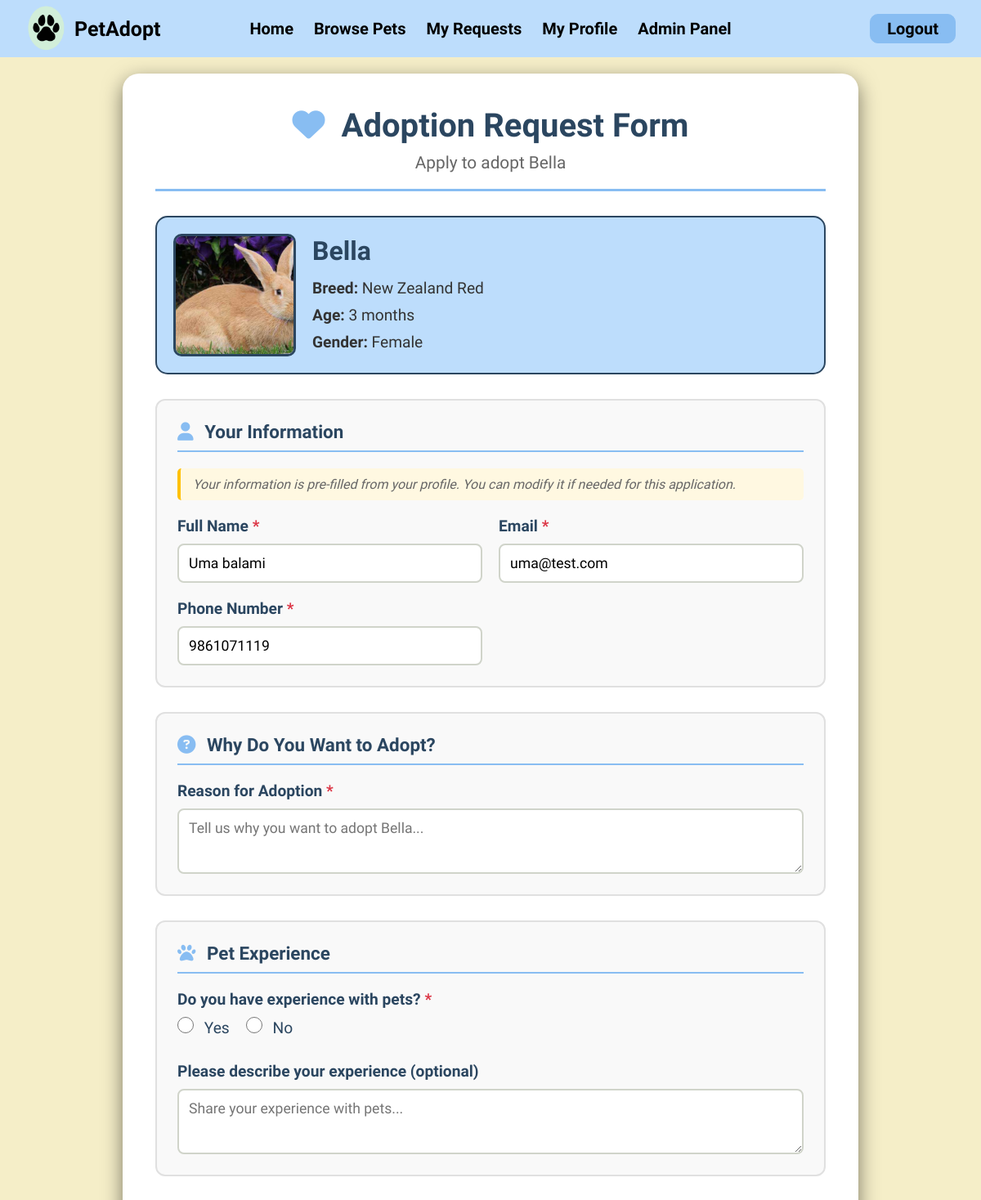
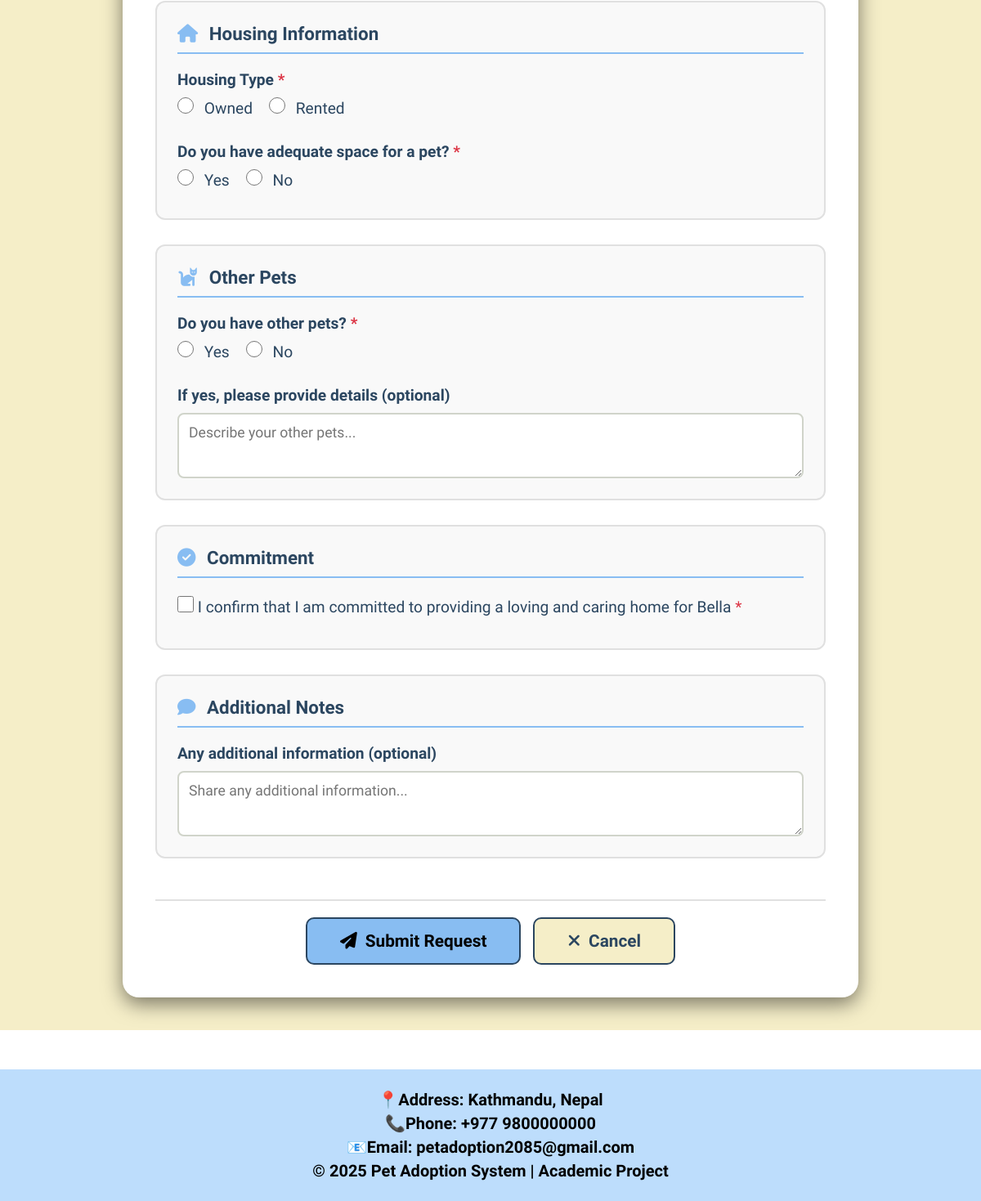
Page /adoptionRequest.php?pet_id=2 (signed in) on the committed database (2 pictures, top to bottom).
### tables this page shows
CREATE TABLE `pets` (
  `id` int(11) NOT NULL AUTO_INCREMENT,
  `name` varchar(255) NOT NULL,
  `age` int(11) NOT NULL,
  `gender` enum('Male','Female') NOT NULL,
  `breed` varchar(255) NOT NULL,
  `price` varchar(255) NOT NULL,
  `status` enum('available','adopted') NOT NULL DEFAULT 'available',
  `image` varchar(255) NOT NULL,
  `category` enum('dog','cat','rabbit','snake','bird') DEFAULT NULL,
  `description` text NOT NULL,
  `weight` varchar(10) DEFAULT NULL,
  `admin_id` int(11) DEFAULT NULL,
  PRIMARY KEY (`id`),
  KEY `fk_admin_pet` (`admin_id`),
  CONSTRAINT `fk_admin_pet` FOREIGN KEY (`admin_id`) REFERENCES `users` (`id`) ON DELETE CASCADE ON UPDATE CASCADE
);

CREATE TABLE `users` (
  `id` int(11) NOT NULL AUTO_INCREMENT,
  `full_name` varchar(255) NOT NULL,
  `email` varchar(255) NOT NULL,
  `phone_num` varchar(10) NOT NULL,
  `password` varchar(255) NOT NULL,
  `role` enum('user','admin','superadmin') NOT NULL DEFAULT 'user',
  `pet_id` int(11) DEFAULT NULL,
  PRIMARY KEY (`id`),
  UNIQUE KEY `email` (`email`),
  UNIQUE KEY `phone_num` (`phone_num`),
  KEY `pet_id` (`pet_id`)
);

### includes/functions.php (called while the page is built, shortened)
<?php
function sanitize_int(mixed $value): int {
    return (int) filter_var($value, FILTER_SANITIZE_NUMBER_INT);
}
function e(string $value): string {
    return htmlspecialchars($value, ENT_QUOTES | ENT_SUBSTITUTE, 'UTF-8');
}

### adoptionRequest.php (the view, shortened to what this page needs)
<?php
include("navbar.php");
include("includes/functions.php");
$pet_id  = sanitize_int($_GET['pet_id']);
$user_id = $_SESSION['id'];
$stmt = $con->prepare("SELECT * FROM pets WHERE id = ?");
$stmt->bind_param("i", $pet_id);
$stmt->execute();
$result = $stmt->get_result();
$pet    = $result->fetch_assoc();
$stmt = $con->prepare("SELECT * FROM users WHERE id = ?");
$stmt->bind_param("i", $user_id);
$stmt->execute();
$result = $stmt->get_result();
$user   = $result->fetch_assoc();
?>
<!DOCTYPE html>
<html>
<head>
    <link rel="stylesheet" href="assets/css/style.css">
    <link rel="stylesheet" href="https://cdnjs.cloudflare.com/ajax/libs/font-awesome/6.5.0/css/all.min.css">
</head>
<body>
    <div class="adoption-request-wrapper">
        <div class="adoption-request-container">
            <div class="adoption-header">
                <h1><i class="fas fa-heart"></i> Adoption Request Form</h1>
                <p>Apply to adopt <?php echo e($pet['name']); ?></p>
            </div>
            <div class="pet-summary-card">
                <img src="assets/images/<?php echo e($pet['image'] ?? 'default_pet.jpg'); ?>"
                     alt="<?php echo e($pet['name']); ?>">
                <div class="pet-summary-info">
                    <h2><?php echo e($pet['name']); ?></h2>
                    <p><strong>Breed:</strong> <?php echo e($pet['breed']); ?></p>
                    <p><strong>Age:</strong> <?php echo e($pet['age']); ?> months</p>
                    <p><strong>Gender:</strong> <?php echo e($pet['gender']); ?></p>
                </div>
            </div>
            <form method="POST" action="" class="adoption-form">
                <div class="form-section">
                    <h3><i class="fas fa-user"></i> Your Information</h3>
                    <p class="info-note">Your information is pre-filled from your profile. You can modify it if needed for this application.</p>
                    <div class="applicant-form-grid">
                        <div class="form-group-half">
                            <label for="full_name">Full Name <span class="required">*</span></label>
                            <input type="text" id="full_name" name="full_name"
                                value="<?php echo isset($_POST['full_name']) ? e($_POST['full_name']) : e($user['full_name']); ?>">
                        </div>
                        <div class="form-group-half">
                            <label for="email">Email <span class="required">*</span></label>
                            <input type="email" id="email" name="email"
                                value="<?php echo isset($_POST['email']) ? e($_POST['email']) : e($user['email']); ?>">
                        </div>
                        <div class="form-group-half">
                            <label for="phone_num">Phone Number <span class="required">*</span></label>
                            <input type="tel" id="phone_num" name="phone_num"
                                value="<?php echo isset($_POST['phone_num']) ? e($_POST['phone_num']) : e($user['phone_num']); ?>">
                        </div>
                    </div>
                </div>
                <div class="form-section">
                    <h3><i class="fas fa-question-circle"></i> Why Do You Want to Adopt?</h3>
                    <div class="form-group-full">
                        <label for="reason">Reason for Adoption <span class="required">*</span></label>
                        <textarea id="reason" name="reason" rows="4"
                            placeholder="Tell us why you want to adopt <?php echo e($pet['name']); ?>..."><?php echo isset($_POST['reason']) ? e($_POST['reason']) : ''; ?></textarea>
                    </div>
                </div>
                <div class="form-section">
                    <h3><i class="fas fa-paw"></i> Pet Experience</h3>
                    <div class="form-group-full">
                        <label>Do you have experience with pets? <span class="required">*</span></label>
                        <div class="radio-group">
                            <label class="radio-label">
                                <input type="radio" name="has_experience" value="yes"
                                    <?php echo (isset($_POST['has_experience']) && $_POST['has_experience'] == 'yes') ? 'checked' : ''; ?>>
                                <span>Yes</span>
                            </label>
                            <label class="radio-label">
                                <input type="radio" name="has_experience" value="no"
                                    <?php echo (isset($_POST['has_experience']) && $_POST['has_experience'] == 'no') ? 'checked' : ''; ?>>
                                <span>No</span>
                            </label>
                        </div>
                    </div>
                    <div class="form-group-full">
                        <label for="experience_details">Please describe your experience (optional)</label>
                        <textarea id="experience_details" name="experience_details" rows="3"
                            placeholder="Share your experience with pets..."><?php echo isset($_POST['experience_details']) ? e($_POST['experience_details']) : ''; ?></textarea>
                    </div>
                </div>
                <div class="form-section">
                    <h3><i class="fas fa-home"></i> Housing Information</h3>
                    <div class="form-group-full">
                        <label>Housing Type <span class="required">*</span></label>
                        <div class="radio-group">
                            <label class="radio-label">
                                <input type="radio" name="housing_type" value="owned"
                                    <?php echo (isset($_POST['housing_type']) && $_POST['housing_type'] == 'owned') ? 'checked' : ''; ?>>
                                <span>Owned</span>
                            </label>
                            <label class="radio-label">
                                <input type="radio" name="housing_type" value="rented"
                                    <?php echo (isset($_POST['housing_type']) && $_POST['housing_type'] == 'rented') ? 'checked' : ''; ?>>
                                <span>Rented</span>
                            </label>
                        </div>
                    </div>
                    <div class="form-group-full">
                        <label>Do you have adequate space for a pet? <span class="required">*</span></label>
                        <div class="radio-group">
                            <label class="radio-label">
                                <input type="radio" name="has_space" value="yes"
                                    <?php echo (isset($_POST['has_space']) && $_POST['has_space'] == 'yes') ? 'checked' : ''; ?>>
                                <span>Yes</span>
                            </label>
                            <label class="radio-label">
                                <input type="radio" name="has_space" value="no"
                                    <?php echo (isset($_POST['has_space']) && $_POST['has_space'] == 'no') ? 'checked' : ''; ?>>
                                <span>No</span>
                            </label>
                        </div>
                    </div>
                </div>
                <div class="form-section">
                    <h3><i class="fas fa-cat"></i> Other Pets</h3>
                    <div class="form-group-full">
                        <label>Do you have other pets? <span class="required">*</span></label>
                        <div class="radio-group">
                            <label class="radio-label">
                                <input type="radio" name="has_other_pets" value="yes"
                                    <?php echo (isset($_POST['has_other_pets']) && $_POST['has_other_pets'] == 'yes') ? 'checked' : ''; ?>>
                                <span>Yes</span>
                            </label>
                            <label class="radio-label">
                                <input type="radio" name="has_other_pets" value="no"
                                    <?php echo (isset($_POST['has_other_pets']) && $_POST['has_other_pets'] == 'no') ? 'checked' : ''; ?>>
                                <span>No</span>
                            </label>
                        </div>
                    </div>
                    <div class="form-group-full">
                        <label for="other_pets_details">If yes, please provide details (optional)</label>
                        <textarea id="other_pets_details" name="other_pets_details" rows="3"
                            placeholder="Describe your other pets..."><?php echo isset($_POST['other_pets_details']) ? e($_POST['other_pets_details']) : ''; ?></textarea>
                    </div>
                </div>
                <div class="form-section">
                    <h3><i class="fas fa-check-circle"></i> Commitment</h3>
                    <div class="form-group-full">
                        <label class="checkbox-label">
                            <input type="checkbox" name="commitment_confirmed" value="yes">
                            <span>I confirm that I am committed to providing a loving and caring home for <?php echo e($pet['name']); ?> <span class="required">*</span></span>
                        </label>
                    </div>
                </div>
                <div class="form-section">
                    <h3><i class="fas fa-comment"></i> Additional Notes</h3>
                    <div class="form-group-full">
                        <label for="additional_notes">Any additional information (optional)</label>
                        <textarea id="additional_notes" name="additional_notes" rows="3"
                            placeholder="Share any additional information..."><?php echo isset($_POST['additional_notes']) ? e($_POST['additional_notes']) : ''; ?></textarea>
                    </div>
                </div>
                <div class="form-actions">
                    <button type="submit" class="btn-submit-request">
                        <i class="fas fa-paper-plane"></i> Submit Request
                    </button>
                    <a href="pet-details.php?id=<?php echo $pet_id; ?>" class="btn-cancel-request">
                        <i class="fas fa-times"></i> Cancel
                    </a>
                </div>
            </form>
        </div>
    </div>
</body>
<?php include("footer.php"); ?>
</html>

### assets/css/style.css (style rules this page uses)
* { margin: 0; padding: 0; box-sizing: border-box; font-family: "Agdasima", sans-serif; }
body { display: flex; flex-direction: column; }
a { text-decoration: none; }
button, a.cancel-btn { text-align: center; border: none; border-radius: 10px; padding: 0.8rem 1.5rem; font-size: 1.5rem; font-weight: bold; background-color: #ffffff; border: 2px solid #2b4660; color: #2b4660; text-decoration: none; }
form { text-align: left; display: flex; flex-direction: column; gap: 0.5rem; }
label { font-size: 1.25rem; font-weight: bold; color: #2b4660; }
textarea { height: 80px; margin-bottom: 0rem; }
.adoption-request-wrapper { background-color: #f5eec8; min-height: 100vh; padding: 90px 20px 40px; }
.adoption-request-container { max-width: 900px; margin: 0 auto; background-color: #ffffff; border-radius: 20px; box-shadow: 0 8px 25px rgba(0, 0, 0, 0.5); padding: 40px; }
.adoption-header { text-align: center; margin-bottom: 30px; padding-bottom: 20px; border-bottom: 3px solid #88bdf2; }
.adoption-header h1 { font-size: 2.5rem; color: #2b4660; margin-bottom: 10px; }
.adoption-header h1 i { color: #88bdf2; margin-right: 10px; }
.adoption-header p { font-size: 1.3rem; color: #666; }
.pet-summary-card { background-color: #bdddfc; border: 2px solid #2b4660; border-radius: 15px; padding: 20px; display: flex; gap: 20px; margin-bottom: 30px; }
.pet-summary-card img { width: 150px; height: 150px; object-fit: cover; border-radius: 10px; border: 3px solid #2b4660; }
.pet-summary-info { flex: 1; display: flex; flex-direction: column; justify-content: center; }
.pet-summary-info h2 { font-size: 2rem; color: #2b4660; margin-bottom: 10px; }
.pet-summary-info p { font-size: 1.2rem; color: #333; margin: 5px 0; }
.info-note { font-size: 1rem; color: #666; font-style: italic; margin-bottom: 20px; padding: 10px 15px; background-color: #fff8e1; border-left: 4px solid #ffc107; border-radius: 5px; }
.applicant-form-grid { display: grid; grid-template-columns: repeat(2, 1fr); gap: 20px; }
.form-group-half { display: flex; flex-direction: column; }
.form-group-half label { display: block; font-size: 1.2rem; font-weight: bold; color: #2b4660; margin-bottom: 10px; }
.form-group-half input[type="text"], .form-group-half input[type="email"], .form-group-half input[type="tel"] { width: 100%; padding: 12px; border: 2px solid #d0d4ca; border-radius: 8px; font-size: 1.1rem; font-family: "Agdasima", sans-serif; transition: border-color 0.3s ease; }
.adoption-form { display: flex; flex-direction: column; gap: 30px; }
.form-section { background-color: #f9f9f9; border: 2px solid #e0e0e0; border-radius: 12px; padding: 25px; }
.form-section h3 { font-size: 1.4rem; color: #2b4660; margin-bottom: 20px; padding-bottom: 10px; border-bottom: 2px solid #88bdf2; }
.form-section h3 i { margin-right: 8px; color: #88bdf2; }
.form-group-full { margin-bottom: 20px; }
.form-group-full:last-child { margin-bottom: 0; }
.form-group-full label { display: block; font-size: 1.2rem; font-weight: bold; color: #2b4660; margin-bottom: 10px; }
.required { color: #dc3545; font-weight: bold; }
.adoption-form textarea { width: 100%; padding: 12px; border: 2px solid #d0d4ca; border-radius: 8px; font-size: 1.1rem; font-family: "Agdasima", sans-serif; resize: vertical; transition: border-color 0.3s ease; }
.radio-group { display: flex; gap: 20px; margin-top: 10px; }
.radio-label { display: flex; align-items: center; cursor: pointer; font-size: 1.1rem; color: #333; }
.radio-label input[type="radio"] { width: 20px; height: 20px; margin-right: 8px; cursor: pointer; }
.radio-label span { font-weight: normal; }
.checkbox-label { display: flex; align-items: flex-start; cursor: pointer; font-size: 1.1rem; color: #333; gap: 10px; }
.checkbox-label input[type="checkbox"] { width: 20px; height: 20px; margin-top: 2px; cursor: pointer; flex-shrink: 0; }
.checkbox-label span { font-weight: normal; line-height: 1.5; }
.form-actions { display: flex; gap: 15px; justify-content: center; margin-top: 20px; padding-top: 20px; border-top: 2px solid #e0e0e0; }
.btn-submit-request, .btn-cancel-request { padding: 15px 40px; font-size: 1.3rem; font-weight: bold; border: 2px solid #2b4660; border-radius: 10px; cursor: pointer; transition: all 0.3s ease; text-decoration: none; display: inline-flex; align-items: center; gap: 10px; }
.btn-submit-request { background-color: #88bdf2; color: #000000; }
.btn-cancel-request { background-color: #f5eec8; color: #2b4660; }

### rows in the picture
pets: name "Bella", image (picture), breed "New Zealand Red", age "3", gender "Female", reason "Tell us why you want to adopt Bella..."
users: full_name "Uma balami", email "uma@test.com", phone_num "9861071119"
